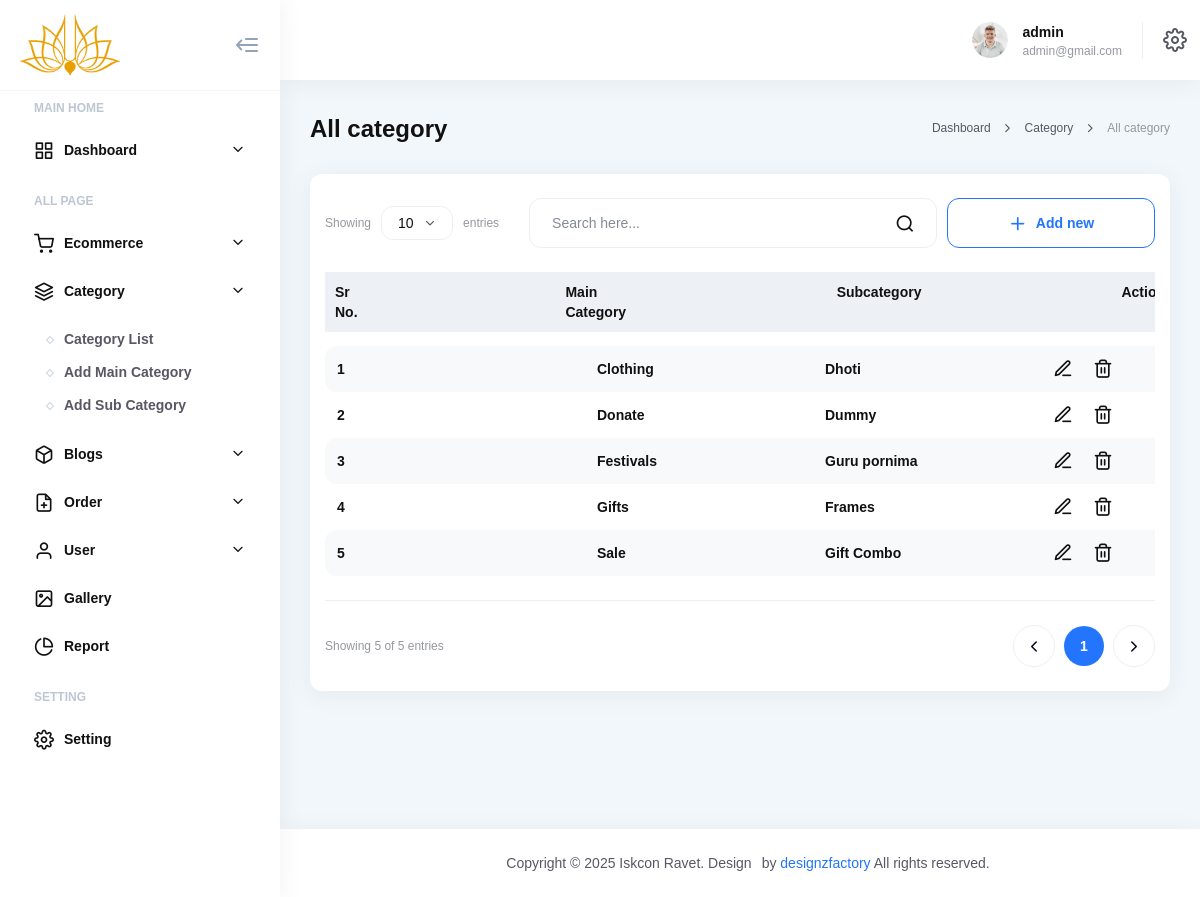
Screenshot of /admin/category-list.php (signed in) with the database file from the repository.
### tables this page shows
CREATE TABLE `subcategories` (
  `id` int(11) NOT NULL,
  `category_id` int(11) NOT NULL,
  `category_name` varchar(255) NOT NULL,
  `subcategory_name` varchar(255) NOT NULL
);

CREATE TABLE `categories` (
  `id` int(11) NOT NULL,
  `main_category` varchar(255) NOT NULL
);

### admin/category-list.php (the view, shortened to what this page needs)
<?php
include_once 'dbconnection.php';
$search = '';
if (isset($_GET['search']) && !empty($_GET['search'])) {
    $search = mysqli_real_escape_string($conn, $_GET['search']);
    $query = "SELECT c.id AS category_id, c.main_category, s.id AS subcategory_id, s.subcategory_name
              FROM categories c
              LEFT JOIN subcategories s ON c.id = s.category_id
              WHERE c.main_category LIKE '%$search%' OR s.subcategory_name LIKE '%$search%'
              ORDER BY c.main_category, s.subcategory_name";
} else {
    $query = "SELECT c.id AS category_id, c.main_category, s.id AS subcategory_id, s.subcategory_name
              FROM categories c
              LEFT JOIN subcategories s ON c.id = s.category_id
              ORDER BY c.main_category, s.subcategory_name";
}
$result = mysqli_query($conn, $query);
$entries_per_page = isset($_GET['entries']) ? (int)$_GET['entries'] : 10;
$total_entries = mysqli_num_rows($result);
$total_pages = ceil($total_entries / $entries_per_page);
$current_page = isset($_GET['page']) ? (int)$_GET['page'] : 1;
$current_page = max(1, min($current_page, $total_pages));
$offset = ($current_page - 1) * $entries_per_page;
$all_rows = [];
while ($row = mysqli_fetch_assoc($result)) {
    $all_rows[] = $row;
}
$paginated_rows = array_slice($all_rows, $offset, $entries_per_page);
?>
<!DOCTYPE html>
<html xmlns="http://www.w3.org/1999/xhtml" xml:lang="en-US" lang="en-US">
<head>
    <link rel="stylesheet" type="text/css" href="css/animate.min.css">
    <link rel="stylesheet" type="text/css" href="css/animation.css">
    <link rel="stylesheet" type="text/css" href="css/bootstrap.css">
    <link rel="stylesheet" type="text/css" href="css/bootstrap-select.min.css">
    <link rel="stylesheet" type="text/css" href="css/style.css">
    <link rel="stylesheet" href="font/fonts.css">
    <link rel="stylesheet" href="icon/style.css">
</head>
<body class="body">
    <div id="wrapper">
        <div id="page" class="">
            <div class="layout-wrap">
                <?php include('sidebar.php'); ?>
                <div class="section-content-right">
                    <?php include('topbar.php'); ?>
                    <div class="main-content">
                        <div class="main-content-inner">
                            <div class="main-content-wrap">
                                <div class="flex items-center flex-wrap justify-between gap20 mb-27">
                                    <h3>All category</h3>
                                    <ul class="breadcrumbs flex items-center flex-wrap justify-start gap10">
                                        <li>
                                            <a href="index-2.html">
                                                <div class="text-tiny">Dashboard</div>
                                            </a>
                                        </li>
                                        <li>
                                            <i class="icon-chevron-right"></i>
                                        </li>
                                        <li>
                                            <a href="#">
                                                <div class="text-tiny">Category</div>
                                            </a>
                                        </li>
                                        <li>
                                            <i class="icon-chevron-right"></i>
                                        </li>
                                        <li>
                                            <div class="text-tiny">All category</div>
                                        </li>
                                    </ul>
                                </div>
                                <div class="wg-box">
                                    <div class="flex items-center justify-between gap10 flex-wrap">
                                        <div class="wg-filter flex-grow">
                                            <div class="show">
                                                <div class="text-tiny">Showing</div>
                                                <div class="select">
                                                    <select class="" onchange="window.location.href='?entries='+this.value+'&search=<?php echo $search; ?>'">
                                                        <option value="10" <?php echo $entries_per_page == 10 ? 'selected' : ''; ?>>10</option>
                                                    </select>
                                                </div>
                                                <div class="text-tiny">entries</div>
                                            </div>
                                            <form class="form-search" method="GET" action="">
                                                <fieldset class="name">
                                                    <input type="text" placeholder="Search here..." class="" name="search" value="<?php echo htmlspecialchars($search); ?>" tabindex="2" aria-required="true">
                                                </fieldset>
                                                <div class="button-submit">
                                                    <button class="" type="submit"><i class="icon-search"></i></button>
                                                </div>
                                            </form>
                                        </div>
                                        <a class="tf-button style-1 w208" href="new-category.php"><i class="icon-plus"></i>Add new</a>
                                    </div>
                                    <div class="wg-table table-all-category">
                                        <ul class="table-title1 flex gap mb-14">
                                            <li>
                                                <div class="body-title">Sr No.</div>
                                            </li>
                                            <li>
                                                <div class="body-title">Main Category</div>
                                            </li>
                                            <li>
                                                <div class="body-title">Subcategory</div>
                                            </li>
                                            <li>
                                                <div class="body-title">Action</div>
                                            </li>
                                        </ul>
                                        <ul class="flex flex-column">
                                            <?php
                                            $sr_no = $offset + 1;
                                            if (count($paginated_rows) > 0) {
                                                foreach ($paginated_rows as $row) { ?>
                                                    <li class="product-item gap14">
                                                        <div class="flex items-center flex-grow">
                                                            <div class="sr-number">
                                                                <span class="body-title-2"><?php echo $sr_no++; ?></span>
                                                            </div>
                                                            <div class="name">
                                                                <a href="#" class="body-title-2"><?php echo htmlspecialchars($row['main_category']); ?></a>
                                                            </div>
                                                            <div class="name">
                                                                <a href="#" class="body-title-2"><?php echo $row['subcategory_name'] ? htmlspecialchars($row['subcategory_name']) : 'No subcategory'; ?></a>
                                                            </div>
                                                            <div class="list-icon-function">
                                                                <div class="item edit"><a href="edit-category.php?id=<?php echo $row['category_id']; ?>"><i class="icon-edit-3"></i></a></div>
                                                                <div class="item trash"><a href="delete-category.php?id=<?php echo $row['category_id']; ?>" onclick="return confirm('Are you sure?');"><i class="icon-trash-2"></i></a></div>
                                                            </div>
                                                        </div>
                                                    </li>
                                                <?php }
                                            } ?>
                                        </ul>
                                    </div>
                                    <div class="divider"></div>
                                    <div class="flex items-center justify-between flex-wrap gap10">
                                        <div class="text-tiny">Showing <?php echo min($entries_per_page, $total_entries); ?> of <?php echo $total_entries; ?> entries</div>
                                        <ul class="wg-pagination">
                                            <li>
                                                <a href="?page=<?php echo max(1, $current_page - 1); ?>&entries=<?php echo $entries_per_page; ?>&search=<?php echo $search; ?>"><i class="icon-chevron-left"></i></a>
                                            </li>
                                            <?php for ($i = 1; $i <= $total_pages; $i++): ?>
                                                <li <?php echo $i == $current_page ? 'class="active"' : ''; ?>>
                                                    <a href="?page=<?php echo $i; ?>&entries=<?php echo $entries_per_page; ?>&search=<?php echo $search; ?>"><?php echo $i; ?></a>
                                                </li>
                                            <?php endfor; ?>
                                            <li>
                                                <a href="?page=<?php echo min($total_pages, $current_page + 1); ?>&entries=<?php echo $entries_per_page; ?>&search=<?php echo $search; ?>"><i class="icon-chevron-right"></i></a>
                                            </li>
                                        </ul>
                                    </div>
                                </div>
                            </div>
                        </div>
                        <div class="bottom-page">
                            <div class="body-text">Copyright © 2025 Iskcon Ravet. Design</div>
                            <div class="body-text">by <a href="https://designzfactory.in/">designzfactory</a> All rights reserved.</div>
                        </div>
                    </div>
                </div>
            </div>
        </div>
    </div>
</body>
</html>

### admin/category-list.php (style rules this page uses)
.table-title1 { background-color: rgb(237, 241, 245); padding: 10px; gap:200px; }
.wg-table.table-all-category .product-item > .flex > div:first-child { width: 260px; flex-shrink: 0; }
.wg-table.table-all-category .product-item > .flex > div { width: 40%; }
.wg-table.table-all-category > * { min-width: 850px; }

### rows the page displays
subcategories: category.main_category "Clothing", subcategory_name "Dhoti"
subcategories: category.main_category "Donate", subcategory_name "Dummy"
subcategories: category.main_category "Festivals", subcategory_name "Guru pornima"
subcategories: category.main_category "Gifts", subcategory_name "Frames"
subcategories: category.main_category "Sale", subcategory_name "Gift Combo"

### other values shown
$username "admin"
$email "admin@gmail.com"
min($entries_per_page, $total_entries) "5"
$total_entries "5"
